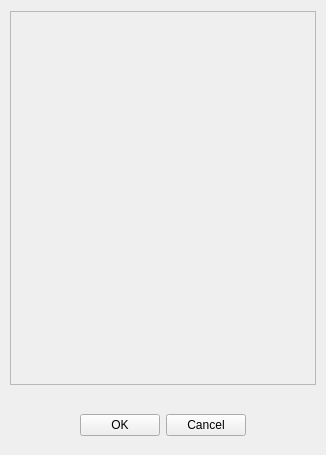
<?xml version="1.0" encoding="UTF-8"?>
<ui version="4.0">
 <class>OpenProjectWindow</class>
 <widget class="QWidget" name="OpenProjectWindow">
  <property name="geometry">
   <rect>
    <x>0</x>
    <y>0</y>
    <width>326</width>
    <height>455</height>
   </rect>
  </property>
  <property name="windowTitle">
   <string>Open project</string>
  </property>
  <layout class="QVBoxLayout" name="verticalLayout">
   <property name="leftMargin">
    <number>0</number>
   </property>
   <property name="rightMargin">
    <number>0</number>
   </property>
   <property name="bottomMargin">
    <number>0</number>
   </property>
   <item>
    <layout class="QHBoxLayout" name="horizontalLayout_2">
     <property name="leftMargin">
      <number>10</number>
     </property>
     <property name="rightMargin">
      <number>10</number>
     </property>
     <item>
      <widget class="ady::ListView" name="listView">
       <property name="widgetResizable">
        <bool>true</bool>
       </property>
       <widget class="QWidget" name="scrollAreaWidgetContents">
        <property name="geometry">
         <rect>
          <x>0</x>
          <y>0</y>
          <width>304</width>
          <height>366</height>
         </rect>
        </property>
       </widget>
      </widget>
     </item>
    </layout>
   </item>
   <item>
    <spacer name="verticalSpacer">
     <property name="orientation">
      <enum>Qt::Vertical</enum>
     </property>
     <property name="sizeType">
      <enum>QSizePolicy::Fixed</enum>
     </property>
     <property name="sizeHint" stdset="0">
      <size>
       <width>20</width>
       <height>4</height>
      </size>
     </property>
    </spacer>
   </item>
   <item>
    <widget class="QWidget" name="footer" native="true">
     <property name="minimumSize">
      <size>
       <width>0</width>
       <height>60</height>
      </size>
     </property>
     <layout class="QHBoxLayout" name="horizontalLayout">
      <item>
       <spacer name="horizontalSpacer">
        <property name="orientation">
         <enum>Qt::Horizontal</enum>
        </property>
        <property name="sizeHint" stdset="0">
         <size>
          <width>20</width>
          <height>20</height>
         </size>
        </property>
       </spacer>
      </item>
      <item>
       <widget class="QPushButton" name="okButton">
        <property name="text">
         <string>OK</string>
        </property>
       </widget>
      </item>
      <item>
       <widget class="QPushButton" name="cancelButton">
        <property name="text">
         <string>Cancel</string>
        </property>
       </widget>
      </item>
      <item>
       <spacer name="horizontalSpacer_2">
        <property name="orientation">
         <enum>Qt::Horizontal</enum>
        </property>
        <property name="sizeHint" stdset="0">
         <size>
          <width>20</width>
          <height>20</height>
         </size>
        </property>
       </spacer>
      </item>
     </layout>
    </widget>
   </item>
  </layout>
 </widget>
 <customwidgets>
  <customwidget>
   <class>ady::ListView</class>
   <extends>QScrollArea</extends>
   <header>components/listview/listview.h</header>
   <container>1</container>
  </customwidget>
 </customwidgets>
 <resources/>
 <connections/>
</ui>
